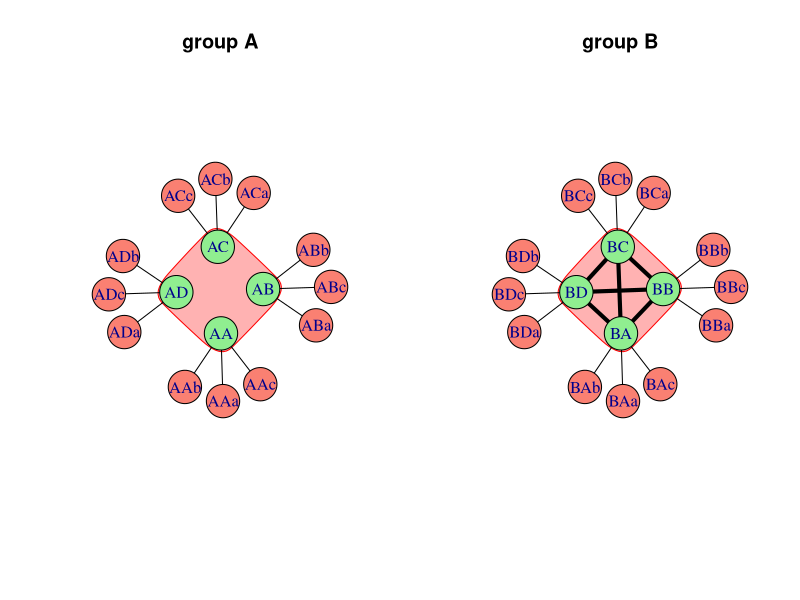

Here is the R script that generated this plot:

# produce a figure for the author groups

library(igraph)

create.network <- function(gr.name, gr.size, n.coauthors, gr.connected=FALSE) {
	group <- paste(gr.name, LETTERS[1:gr.size], sep="")
	coauthors <- sapply(group,
											function(a) paste(a, letters[1:n.coauthors], sep=""))
	coauthors <- as.vector(coauthors)
	edges <- data.frame(authors=rep(group, rep(n.coauthors, gr.size)),
											coauthors=coauthors)
	edges <- as.matrix(edges)
	n.edges <- nrow(edges)
	if(gr.connected) {
		i <- length(group)
		p <- (i*(i-1))/2
		ee <- matrix("", ncol=2, nrow=p)
		k <- 1
		for(i in 1:(gr.size-1)) {
			for(j in (i+1):gr.size) {
				ee[k, 1] <- group[i]
				ee[k, 2] <- group[j]
				k <- k+1
			}
		}
		edges <- rbind(edges, ee)
	}
	g <- graph_from_edgelist(edges, directed=FALSE)
	V(g)$size <- 30
	V(g)$color[grepl("[a-c]$", names(V(g)))] <- "salmon"
	V(g)$color[grepl("[^a-c]$", names(V(g)))] <- "lightgreen"
	E(g)$color <- "black"
	E(g)$width <- 4
	E(g)$width[1:n.edges] <- 1
	g
}

G.A <- G.B <- 4 # group size
c.A <- c.B <- 3 # number of coauthors from outside
network.A <- create.network("A", G.A, c.A)
network.B <- create.network("B", G.B, c.B, TRUE)
coords <- layout_(network.B, nicely())
#png(file="groups.png", width=700, height=400)
pdf(file="paperfigs/groups.pdf", width=10, height=6)
op <- par(mfcol=c(1,2))
plot(network.A, layout=coords, main="group A",
		 mark.groups=list(V(network.A)[nchar(names(V(network.A))) == 2]))
plot(network.B, layout=coords, main="group B",
		 mark.groups=list(V(network.B)[nchar(names(V(network.B))) == 2]))
par(op)
dev.off()
